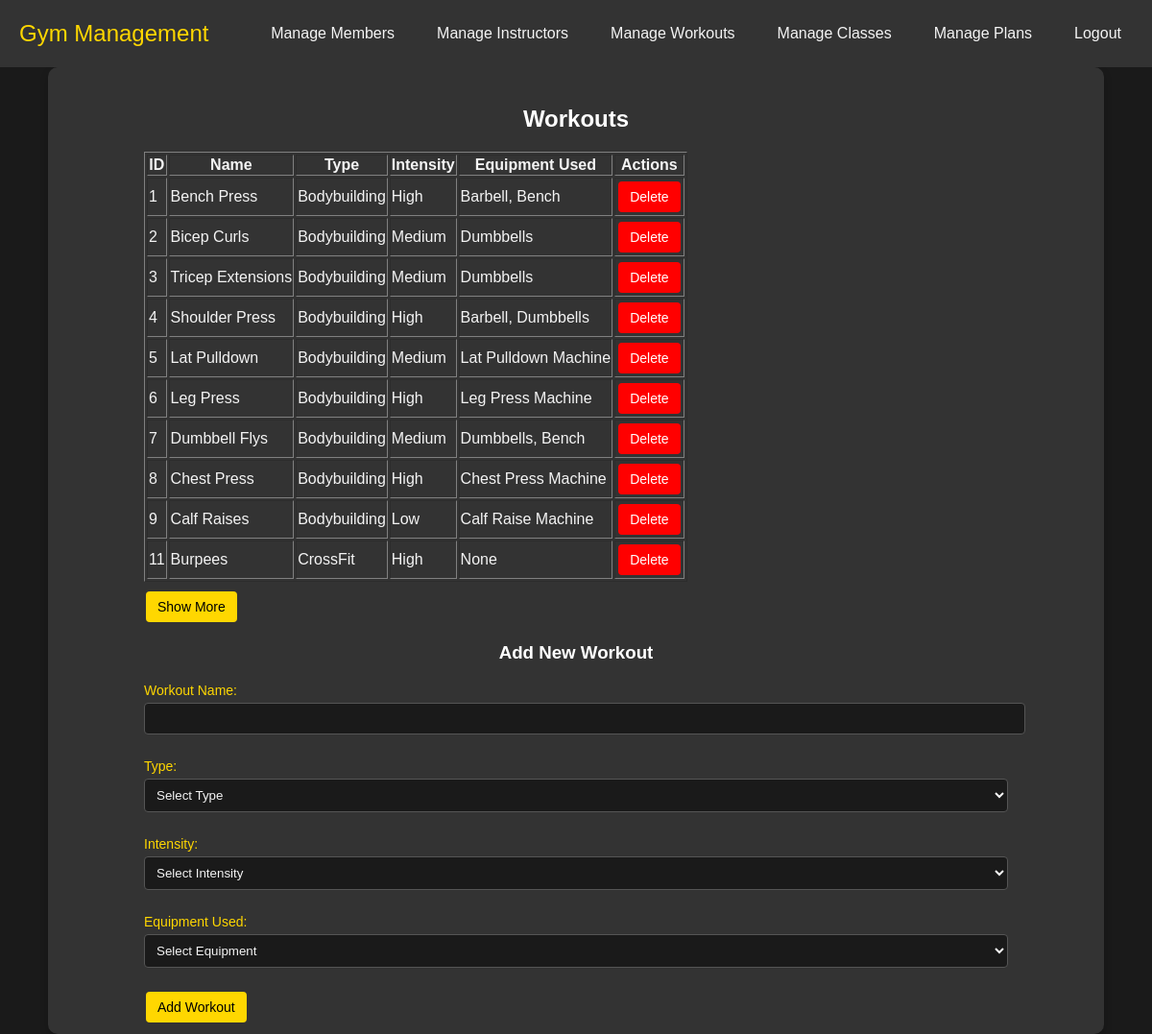
Screenshot of /workouts.php with the database file from the repository.
### tables this page shows
CREATE TABLE `workouts` (
  `workout_id` int(11) NOT NULL,
  `name` varchar(50) NOT NULL,
  `type` varchar(50) NOT NULL,
  `intensity` varchar(50) NOT NULL,
  `equipment_used` varchar(50) NOT NULL
);

### workouts.php (the view, shortened to what this page needs)
<!DOCTYPE html>
<html lang="en">
<head>
    <link rel="stylesheet" href="admin.css">
</head>
<body>
<nav class="navbar">
    <div class="navbar-container">
        <a href="admin.php" class="navbar-logo">Gym Management</a>
        <ul class="navbar-menu">
            <li><a href="members.php" class="navbar-link">Manage Members</a></li>
            <li><a href="instructors.php" class="navbar-link">Manage Instructors</a></li>
            <li><a href="workouts.php" class="navbar-link">Manage Workouts</a></li>
            <li><a href="classes.php" class="navbar-link">Manage Classes</a></li>
            <li><a href="plans.php" class="navbar-link">Manage Plans</a></li>
            <li><a href="login.php" class="navbar-link">Logout</a></li>
        </ul>
    </div>
</nav>
<div class="container">
    <h2>Workouts</h2>
    <table border="1" class="member-table">
        <thead>
            <tr>
                <th>ID</th>
                <th>Name</th>
                <th>Type</th>
                <th>Intensity</th>
                <th>Equipment Used</th>
                <th>Actions</th>
            </tr>
        </thead>
        <tbody>
            <?php
            $servername = "localhost";
            $username = "root";
            $password = "";
            $dbname = "gym";
            $conn = new mysqli($servername, $username, $password, $dbname);
            $sql = "SELECT * FROM workouts LIMIT 10";
            $result = $conn->query($sql);
            if ($result->num_rows > 0) {
                while($row = $result->fetch_assoc()) {
                    $id = $row['workout_id'];
                    $name = $row['name'];
                    $type = $row['type'];
                    $intensity = $row['intensity'];
                    $equipment_used = $row['equipment_used'];
                    echo "<tr>
                            <td>{$id}</td>
                            <td>{$name}</td>
                            <td>{$type}</td>
                            <td>{$intensity}</td>
                            <td>{$equipment_used}</td>
                            <td>
                                <form method='post' action='admin.php' style='display:inline-block;'>
                                    <input type='hidden' name='workout_id' value='{$id}'>
                                    <button type='submit' name='delete_workout' value='delete_workout' class='delete' onclick='confirmDelete(event)'>Delete</button>
                                </form>
                            </td>
                          </tr>";
                }
            } else {
                echo "<tr><td colspan='6'>No workouts found</td></tr>";
            }
            ?>
        </tbody>
    </table>
    <div class="button-group">
        <button onclick="loadMore()" class="btn">Show More</button>
    </div>
    <h3>Add New Workout</h3>
    <form method="post" action="admin.php" class="form-container">
        <label for="name">Workout Name:</label>
        <input type="text" name="name" id="name" required class="form-input">
        <label for="type">Type:</label>
        <select name="type" id="type" required class="form-input">
            <option value="">Select Type</option>
        </select>
        <label for="intensity">Intensity:</label>
        <select name="intensity" id="intensity" required class="form-input">
            <option value="">Select Intensity</option>
        </select>
        <label for="equipment_used">Equipment Used:</label>
        <select name="equipment_used" id="equipment_used" required class="form-input">
            <option value="">Select Equipment</option>
        </select>
        <div class="button-group">
            <button type="submit" name="add_workout" class="btn">Add Workout</button>
        </div>
    </form>
</div>
</body>
</html>

### admin.css (style rules this page uses)
body { margin: 0; padding: 0; font-family: Arial, sans-serif; background-color: #1a1a1a; color: #f4f4f4; }
.container { max-width: 900px; margin: 0 auto; background-color: #333333; padding: 20px 100px 10px 100px; border-radius: 10px; box-shadow: 0 4px 8px rgba(0, 0, 0, 0.2); color: #f4f4f4; }
h2, h3 { color: #ffffff; text-align: center; }
.navbar { background-color: #333333; padding: 10px 20px; position: relative; }
.navbar-container { display: flex; justify-content: space-between; align-items: center; }
.navbar-logo { color: #ffd700; font-size: 24px; text-decoration: none; }
.navbar-menu { list-style: none; display: flex; gap: 20px; }
.navbar-link { color: #f4f4f4; text-decoration: none; padding: 8px 12px; transition: background-color 0.3s; }
button { padding: 8px 12px; font-size: 14px; border: none; border-radius: 4px; cursor: pointer; color: #fff; margin: 2px; }
button[type="submit"] { background-color: #ffd700; color: #000; }
button.delete { background-color: #ff0000; color: #ffffff; }
.form-container { margin-top: 20px; }
label { display: block; margin-top: 10px; font-size: 14px; color: #ffd700; }
.form-input { width: 100%; padding: 8px; margin-top: 5px; margin-bottom: 15px; border: 1px solid #555555; border-radius: 4px; background-color: #1a1a1a; color: #f4f4f4; }
.btn { display: inline-block; padding: 8px 12px; margin-top: 10px; font-size: 14px; background-color: #ffd700; color: #000; border-radius: 4px; text-decoration: none; }

### rows the page displays
workouts: workout_id "1", name "Bench Press", type "Bodybuilding", intensity "High", equipment_used "Barbell, Bench"
workouts: workout_id "2", name "Bicep Curls", type "Bodybuilding", intensity "Medium", equipment_used "Dumbbells"
workouts: workout_id "3", name "Tricep Extensions", type "Bodybuilding", intensity "Medium", equipment_used "Dumbbells"
workouts: workout_id "4", name "Shoulder Press", type "Bodybuilding", intensity "High", equipment_used "Barbell, Dumbbells"
workouts: workout_id "5", name "Lat Pulldown", type "Bodybuilding", intensity "Medium", equipment_used "Lat Pulldown Machine"
workouts: workout_id "6", name "Leg Press", type "Bodybuilding", intensity "High", equipment_used "Leg Press Machine"
workouts: workout_id "7", name "Dumbbell Flys", type "Bodybuilding", intensity "Medium", equipment_used "Dumbbells, Bench"
workouts: workout_id "8", name "Chest Press", type "Bodybuilding", intensity "High", equipment_used "Chest Press Machine"
workouts: workout_id "9", name "Calf Raises", type "Bodybuilding", intensity "Low", equipment_used "Calf Raise Machine"
workouts: workout_id "11", name "Burpees", type "CrossFit", intensity "High", equipment_used "None"
